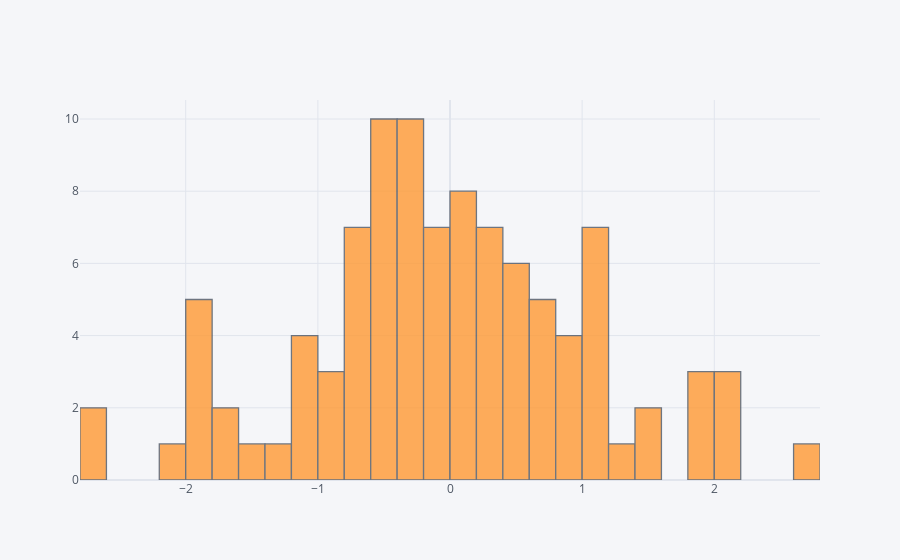

This figure's notebook cell:
### Code cell
df['A'].iplot(kind='hist', bins=30)

### Figure 1 — Plotly figure (JSON) as saved in the notebook; plotly's stock layout.template omitted (floating-point values rounded to 4 significant figures)
{"data": [{"histfunc": "count", "histnorm": "", "marker": {"color": "rgba(255, 153, 51, 1.0)", "line": {"color": "#4D5663", "width": 1.3}}, "name": "A", "nbinsx": 30, "opacity": 0.8, "orientation": "v", "type": "histogram", "x": [0.6807, 0.5167, 1.177, 0.5477, 0.625, -0.5651, 0.1596, -0.6865, -0.6426, -0.2826, -1.603, -0.7235, -1.816, 0.9733, 0.04369, -0.4037, -0.4948, -0.9375, 0.7523, 1.456, -0.1326, 1.002, 0.1041, 2.134, -0.4653, -0.4714, 0.7765, -0.7398, 2.113, -1.801, -0.2442, -2.702, -1.007, 0.2229, -0.02898, -0.3185, -2.142, -0.3948, 1.436, -0.08973, 1.881, -1.185, -0.4424, -1.976, -1.885, 0.2622, -0.8565, 0.5487, 0.008789, -0.723, 0.2568, 0.5098, 0.1307, 0.6002, 0.5586, -0.06337, 0.3305, -1.01, 1.274, 1.868, -1.865, -1.479, 2.047, -1.315, -0.175, -0.2747, 1.12, 0.5607, 0.06388, -0.2913, -0.2485, 0.03215, -0.9912, 0.9552, -0.2168, -0.3846, 0.3606, -1.615, -1.111, 0.3203, 1.124, 1.194, 0.8238, -0.02913, 0.1004, -2.621, 0.9804, 1.111, -0.6625, -0.4423, 2.751, 1.016, -0.5804, -0.4917, -0.4682, -0.7277, -0.1396, -0.2481, 0.3917, 1.974]}], "layout": {"barmode": "overlay", "legend": {"bgcolor": "#F5F6F9", "font": {"color": "#4D5663"}}, "paper_bgcolor": "#F5F6F9", "plot_bgcolor": "#F5F6F9", "title": {"font": {"color": "#4D5663"}}, "xaxis": {"gridcolor": "#E1E5ED", "showgrid": true, "tickfont": {"color": "#4D5663"}, "title": {"font": {"color": "#4D5663"}, "text": ""}, "zerolinecolor": "#E1E5ED"}, "yaxis": {"gridcolor": "#E1E5ED", "showgrid": true, "tickfont": {"color": "#4D5663"}, "title": {"font": {"color": "#4D5663"}, "text": ""}, "zerolinecolor": "#E1E5ED"}}}
